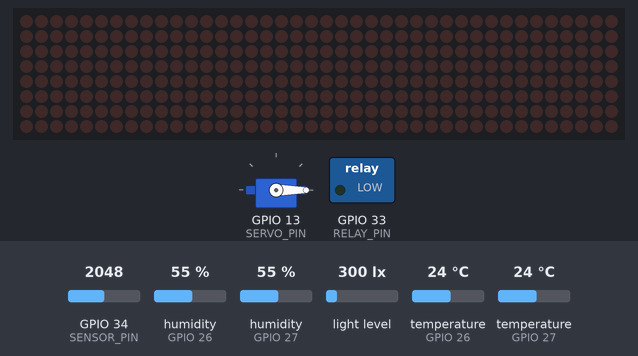
Bench run of a sketch on a simulated ESP32. Parts: 40×8 LED matrix, servo, switched loads named in the sketch (green lamp = pin HIGH). The test bench sets the inputs (shaded band); at power-on: light level 300 lx, temperature (sensors on GPIO 26, GPIO 27) 24 °C, GPIO 34 (SENSOR_PIN) = 2048, humidity (sensors on GPIO 26, GPIO 27) 55 %. WiFi joins after 1.5 s; servers stay silent unless stated; the local clock reads 2024-03-15 10:24:30 at power-on unless the sketch sets it; what the sketch prints to the serial monitor is not drawn.

Above: at 3.7 s.
3.8 s: light level set to 220 lx
At 5.8 s:
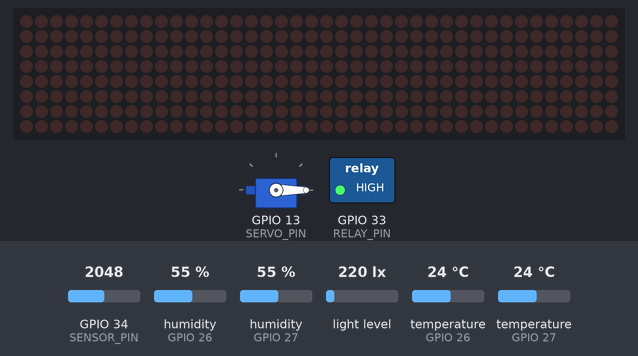
6.5 s: light level set to 185 lx
At 10.8 s:
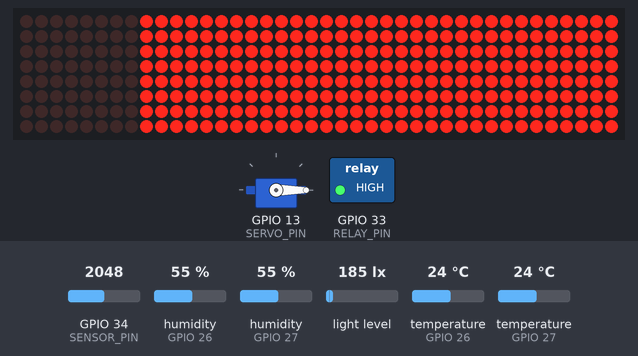
11.5 s: temperature (sensor on GPIO 26) set to 19.7 °C
16.2 s: temperature (sensor on GPIO 26) set to 18.3 °C
At 20.8 s:
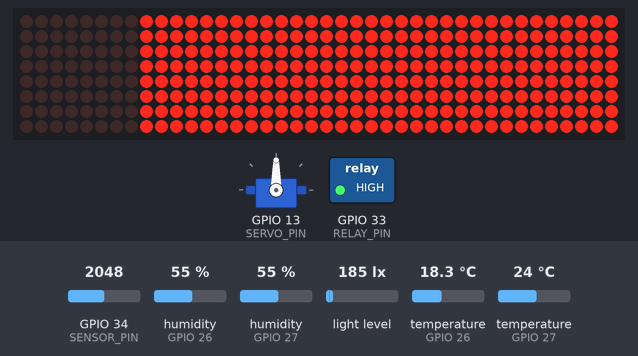
21.5 s: GPIO 34 (SENSOR_PIN) set to 1551
26.2 s: GPIO 34 (SENSOR_PIN) set to 1441
At 30.8 s:
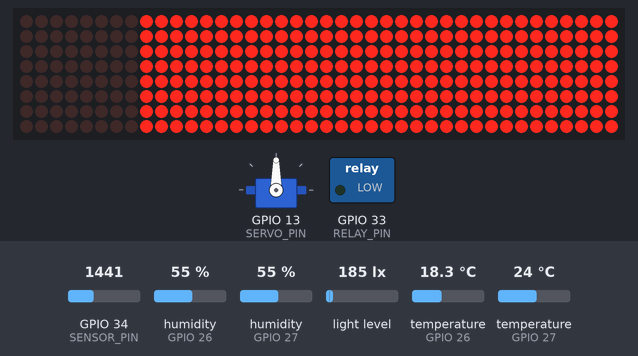
Timing chart, 0 to 32.3 s (numbered marks = the images above; inputs shaded):
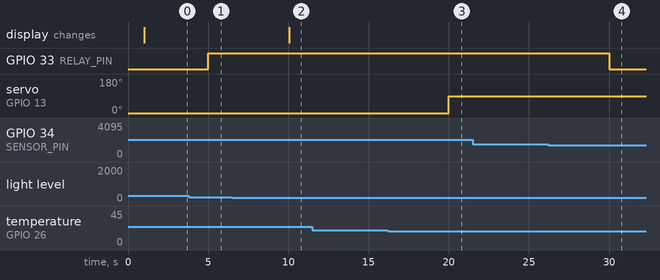

Measured:
- the behaviour switches between 200 and 199 lx on light level (found by bisection; images 1 and 2)
- the behaviour switches between 19.1 and 19 °C on temperature (sensor on GPIO 26) (found by bisection; images 2 and 3)
- the behaviour switches between 1501 and 1500 on GPIO 34 (SENSOR_PIN) (found by bisection; images 3 and 4)
- after the input at 6.5 s, the display: changes after 3.5 s (image 2)
- after the input at 11.5 s, every drawn part: stays the same
- after the input at 16.2 s, servo on GPIO 13 (SERVO_PIN): 0° → 90° after 3.8 s
- after the input at 21.5 s, every drawn part: stays the same
- after the input at 26.2 s, GPIO 33 (RELAY_PIN): HIGH → LOW after 3.8 s

The sketch:

Sera_automatizata_Licenta.ino
```cpp
#include <WiFi.h>
#include <Wire.h>
#include <BH1750.h>
#include "time.h"
#include "DHT.h"
#include <ESP32Servo.h>
#include <MD_MAX72xx.h>
#include <SPI.h>
#include <WebServer.h>

// --- Configurare pinii și module ---
#define DHTTYPE DHT22
#define DHT_PIN_INAUNTRU 26
#define DHT_PIN_AFARA    27
#define SERVO_PIN        13
#define RELAY_PIN        33
#define SENSOR_PIN       34

#define TEMP_DIFF_THRESHOLD 5.0
#define HUMIDITY_RAIN_THRESHOLD 85.0
#define PRAG_USCAT 1500
#define LIGHT_THRESHOLD 200

#define HARDWARE_TYPE MD_MAX72XX::FC16_HW
#define MAX_DEVICES 4
#define DATA_PIN   23
#define CS_PIN     5
#define CLK_PIN    18

// --- Obiecte senzori și stări ---
DHT dhtIn(DHT_PIN_INAUNTRU, DHTTYPE);
DHT dhtOut(DHT_PIN_AFARA, DHTTYPE);
Servo acoperis;
BH1750 lightMeter;
MD_MAX72XX matrix = MD_MAX72XX(HARDWARE_TYPE, DATA_PIN, CLK_PIN, CS_PIN);

const char* ssid = "";
const char* password = "";
const char* ntpServer = "pool.ntp.org";
const long gmtOffset_sec = 3600;
const int daylightOffset_sec = 3600;

WebServer server(80);

bool acoperisDeschis = false;
bool matriceAprinsa = false;
bool controlManual = false;

float tempIn = 0, humIn = 0, tempOut = 0, humOut = 0;
int umidSol = 0, ora = 0;
float lux = 0.0;
String statusPompa = "Oprită";
String statusAcoperis = "Închis";
String modControl = "Automat";

unsigned long previousMillis = 0;
const long interval = 5000;

// === SETUP ===
void setup() {
  Serial.begin(115200);
  delay(1000);
  Serial.println("🔧 ESP32 pornește...");

  pinMode(RELAY_PIN, OUTPUT);
  digitalWrite(RELAY_PIN, LOW);

  matrix.begin();
  matrix.clear();
  matrix.control(MD_MAX72XX::INTENSITY, 8);

  Wire.begin();
  lightMeter.begin();
  Serial.println("📟 Senzor lumină inițializat.");

  dhtIn.begin();
  dhtOut.begin();

  acoperis.setPeriodHertz(50);
  acoperis.attach(SERVO_PIN, 500, 2400);
  acoperis.write(0);

  Serial.print("📶 Conectare la WiFi...");
  WiFi.begin(ssid, password);
  while (WiFi.status() != WL_CONNECTED) {
    delay(500);
    Serial.print(".");
  }
  Serial.println();
  Serial.println("✅ Conectat la WiFi!");
  Serial.print("📡 IP Local: ");
  Serial.println(WiFi.localIP());

  configTime(gmtOffset_sec, daylightOffset_sec, ntpServer);

  server.on("/", handleRoot);
  server.on("/toggleRoof", []() {
    acoperisDeschis = !acoperisDeschis;
    acoperis.write(acoperisDeschis ? 90 : 0);
    statusAcoperis = acoperisDeschis ? "Deschis" : "Închis";
    controlManual = true;
    modControl = "Manual";
    server.sendHeader("Location", "/");
    server.send(303);
  });

  server.on("/autoRoof", []() {
    controlManual = false;
    modControl = "Automat";
    server.sendHeader("Location", "/");
    server.send(303);
  });

  server.begin();
  Serial.println("🚀 Server web pornit!");
}

// === LOOP ===
void loop() {
  server.handleClient();

  unsigned long currentMillis = millis();
  if (currentMillis - previousMillis >= interval) {
    previousMillis = currentMillis;

    tempIn = dhtIn.readTemperature();
    humIn = dhtIn.readHumidity();
    tempOut = dhtOut.readTemperature();
    humOut = dhtOut.readHumidity();

    if (!controlManual) {
      float diferenta = abs(tempOut - tempIn);
      if (diferenta >= TEMP_DIFF_THRESHOLD && !acoperisDeschis && humOut < HUMIDITY_RAIN_THRESHOLD) {
        acoperis.write(90);
        acoperisDeschis = true;
        statusAcoperis = "Deschis";
      } else if (diferenta < TEMP_DIFF_THRESHOLD && acoperisDeschis) {
        acoperis.write(0);
        acoperisDeschis = false;
        statusAcoperis = "Închis";
      }
    }

    umidSol = analogRead(SENSOR_PIN);
    if (umidSol > PRAG_USCAT) {
      digitalWrite(RELAY_PIN, HIGH);
      statusPompa = "Pornită";
    } else {
      digitalWrite(RELAY_PIN, LOW);
      statusPompa = "Oprită";
    }

    struct tm timeinfo;
    if (getLocalTime(&timeinfo)) {
      ora = timeinfo.tm_hour;
    }

    lux = lightMeter.readLightLevel();
    if (ora >= 8 && ora <= 20 && lux < LIGHT_THRESHOLD) {
      aprindeMatriceaComplet();
      matriceAprinsa = true;
    } else {
      matrix.clear();
      matrix.update();
      matriceAprinsa = false;
    }
  }
}

// === INTERFAȚĂ WEB ===
void handleRoot() {
  String html = "<!DOCTYPE html><html><head><meta charset='UTF-8'><meta http-equiv='refresh' content='5'/>";
  html += "<style>body{font-family:sans-serif;background:#f2f2f2;padding:2rem;}div{background:#fff;padding:1.5rem;margin:1rem 0;border-radius:10px;font-size:1.5em;}button{padding:1rem 2rem;font-size:1.5em;border:none;border-radius:10px;background:#007bff;color:white;cursor:pointer;}button:hover{background:#0056b3;}</style></head><body>";

  html += "<div><strong>📍 Interior:</strong> " + String(tempIn, 2) + "°C, " + String(humIn, 1) + "%</div>";
  html += "<div><strong>📍 Exterior:</strong> " + String(tempOut, 2) + "°C, " + String(humOut, 1) + "%</div>";
  html += "<div><strong>💡 Lumină:</strong> " + String(lux, 2) + " lx</div>";
  html += "<div><strong>🕒 Ora:</strong> " + String(ora) + "</div>";
  html += "<div><strong>🌱 Umiditate Sol:</strong> " + String(umidSol) + "</div>";
  html += "<div><strong>🪟 Acoperiș:</strong> " + statusAcoperis + "</div>";
  html += "<div><strong>💧 Pompa:</strong> " + statusPompa + "</div>";
  html += "<div><strong>🔲 Matrice LED:</strong> " + String(matriceAprinsa ? "Pornită" : "Oprită") + "</div>";

  html += "<div><strong>⚙️ Mod Control:</strong> " + modControl + "</div>";

  html += "<form action='/toggleRoof' method='get'><button type='submit'>";
  html += acoperisDeschis ? "Închide Acoperiș" : "Deschide Acoperiș";
  html += "</button></form>";

  html += "<form action='/autoRoof' method='get'><button type='submit'>Activează Control Automat</button></form>";
  html += "</body></html>";

  server.send(200, "text/html", html);
}

// === FUNCȚIE APRINDERE LED MATRICE ===
void aprindeMatriceaComplet() {
  matrix.clear();
  for (int col = 0; col < MAX_DEVICES * 8; col++) {
    for (int row = 0; row < 8; row++) {
      matrix.setPoint(row, col, true);
    }
  }
  matrix.update();
}
```
